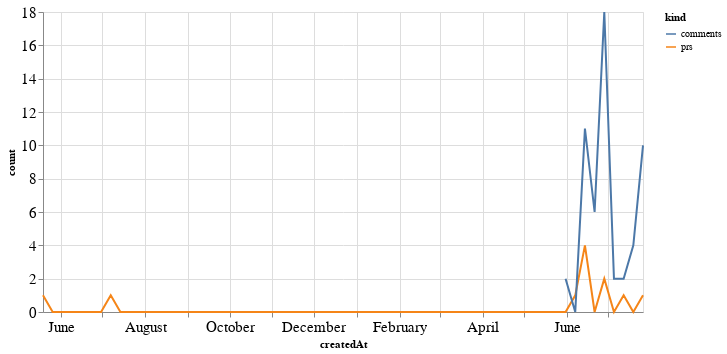

Source (notebook cell):
### Code cell
alt.Chart(total_time, width=600).mark_line().encode(
    x='createdAt',
    y='count',
    color='kind'
)

### Figure 1 — Vega-Lite specification as saved in the notebook (floating-point values rounded to 4 significant figures)
{"config": {"axisLeft": {"labelFontSize": 15}, "axisBottom": {"labelFontSize": 15}}, "data": {"name": "data-fe1a1d03e97092f256f2186a70fc064b"}, "mark": "line", "encoding": {"color": {"type": "nominal", "field": "kind"}, "x": {"type": "temporal", "field": "createdAt"}, "y": {"type": "quantitative", "field": "count"}}, "width": 600, "$schema": "https://vega.github.io/schema/vega-lite/v4.8.1.json", "datasets": {"data-fe1a1d03e97092f256f2186a70fc064b": [{"createdAt": "2019-05-19T00:00:00", "kind": "prs", "count": 1.0}, {"createdAt": "2019-05-26T00:00:00", "kind": "prs", "count": 0.0}, {"createdAt": "2019-06-02T00:00:00", "kind": "prs", "count": 0.0}, {"createdAt": "2019-06-09T00:00:00", "kind": "prs", "count": 0.0}, {"createdAt": "2019-06-16T00:00:00", "kind": "prs", "count": 0.0}, {"createdAt": "2019-06-23T00:00:00", "kind": "prs", "count": 0.0}, {"createdAt": "2019-06-30T00:00:00", "kind": "prs", "count": 0.0}, {"createdAt": "2019-07-07T00:00:00", "kind": "prs", "count": 1.0}, {"createdAt": "2019-07-14T00:00:00", "kind": "prs", "count": 0.0}, {"createdAt": "2019-07-21T00:00:00", "kind": "prs", "count": 0.0}, {"createdAt": "2019-07-28T00:00:00", "kind": "prs", "count": 0.0}, {"createdAt": "2019-08-04T00:00:00", "kind": "prs", "count": 0.0}, {"createdAt": "2019-08-11T00:00:00", "kind": "prs", "count": 0.0}, {"createdAt": "2019-08-18T00:00:00", "kind": "prs", "count": 0.0}, {"createdAt": "2019-08-25T00:00:00", "kind": "prs", "count": 0.0}, {"createdAt": "2019-09-01T00:00:00", "kind": "prs", "count": 0.0}, {"createdAt": "2019-09-08T00:00:00", "kind": "prs", "count": 0.0}, {"createdAt": "2019-09-15T00:00:00", "kind": "prs", "count": 0.0}, {"createdAt": "2019-09-22T00:00:00", "kind": "prs", "count": 0.0}, {"createdAt": "2019-09-29T00:00:00", "kind": "prs", "count": 0.0}, {"createdAt": "2019-10-06T00:00:00", "kind": "prs", "count": 0.0}, {"createdAt": "2019-10-13T00:00:00", "kind": "prs", "count": 0.0}, {"createdAt": "2019-10-20T00:00:00", "kind": "prs", "count": 0.0}, {"createdAt": "2019-10-27T00:00:00", "kind": "prs", "count": 0.0}, {"createdAt": "2019-11-03T00:00:00", "kind": "prs", "count": 0.0}, {"createdAt": "2019-11-10T00:00:00", "kind": "prs", "count": 0.0}, {"createdAt": "2019-11-17T00:00:00", "kind": "prs", "count": 0.0}, {"createdAt": "2019-11-24T00:00:00", "kind": "prs", "count": 0.0}, {"createdAt": "2019-12-01T00:00:00", "kind": "prs", "count": 0.0}, {"createdAt": "2019-12-08T00:00:00", "kind": "prs", "count": 0.0}, {"createdAt": "2019-12-15T00:00:00", "kind": "prs", "count": 0.0}, {"createdAt": "2019-12-22T00:00:00", "kind": "prs", "count": 0.0}, {"createdAt": "2019-12-29T00:00:00", "kind": "prs", "count": 0.0}, {"createdAt": "2020-01-05T00:00:00", "kind": "prs", "count": 0.0}, {"createdAt": "2020-01-12T00:00:00", "kind": "prs", "count": 0.0}, {"createdAt": "2020-01-19T00:00:00", "kind": "prs", "count": 0.0}, {"createdAt": "2020-01-26T00:00:00", "kind": "prs", "count": 0.0}, {"createdAt": "2020-02-02T00:00:00", "kind": "prs", "count": 0.0}, {"createdAt": "2020-02-09T00:00:00", "kind": "prs", "count": 0.0}, {"createdAt": "2020-02-16T00:00:00", "kind": "prs", "count": 0.0}, {"createdAt": "2020-02-23T00:00:00", "kind": "prs", "count": 0.0}, {"createdAt": "2020-03-01T00:00:00", "kind": "prs", "count": 0.0}, {"createdAt": "2020-03-08T00:00:00", "kind": "prs", "count": 0.0}, {"createdAt": "2020-03-15T00:00:00", "kind": "prs", "count": 0.0}, {"createdAt": "2020-03-22T00:00:00", "kind": "prs", "count": 0.0}, {"createdAt": "2020-03-29T00:00:00", "kind": "prs", "count": 0.0}, {"createdAt": "2020-04-05T00:00:00", "kind": "prs", "count": 0.0}, {"createdAt": "2020-04-12T00:00:00", "kind": "prs", "count": 0.0}, {"createdAt": "2020-04-19T00:00:00", "kind": "prs", "count": 0.0}, {"createdAt": "2020-04-26T00:00:00", "kind": "prs", "count": 0.0}, {"createdAt": "2020-05-03T00:00:00", "kind": "prs", "count": 0.0}, {"createdAt": "2020-05-10T00:00:00", "kind": "prs", "count": 0.0}, {"createdAt": "2020-05-17T00:00:00", "kind": "prs", "count": 0.0}, {"createdAt": "2020-05-24T00:00:00", "kind": "prs", "count": 0.0}, {"createdAt": "2020-05-31T00:00:00", "kind": "prs", "count": 0.0}, {"createdAt": "2020-06-07T00:00:00", "kind": "prs", "count": 1.0}, {"createdAt": "2020-06-14T00:00:00", "kind": "prs", "count": 4.0}, {"createdAt": "2020-06-21T00:00:00", "kind": "prs", "count": 0.0}, {"createdAt": "2020-06-28T00:00:00", "kind": "prs", "count": 2.0}, {"createdAt": "2020-07-05T00:00:00", "kind": "prs", "count": 0.0}, {"createdAt": "2020-07-12T00:00:00", "kind": "prs", "count": 1.0}, {"createdAt": "2020-07-19T00:00:00", "kind": "prs", "count": 0.0}, {"createdAt": "2020-07-26T00:00:00", "kind": "prs", "count": 1.0}, {"createdAt": "2019-05-19T00:00:00", "kind": "comments", "count": null}, {"createdAt": "2019-05-26T00:00:00", "kind": "comments", "count": null}, {"createdAt": "2019-06-02T00:00:00", "kind": "comments", "count": null}, {"createdAt": "2019-06-09T00:00:00", "kind": "comments", "count": null}, {"createdAt": "2019-06-16T00:00:00", "kind": "comments", "count": null}, {"createdAt": "2019-06-23T00:00:00", "kind": "comments", "count": null}, {"createdAt": "2019-06-30T00:00:00", "kind": "comments", "count": null}, {"createdAt": "2019-07-07T00:00:00", "kind": "comments", "count": null}, {"createdAt": "2019-07-14T00:00:00", "kind": "comments", "count": null}, {"createdAt": "2019-07-21T00:00:00", "kind": "comments", "count": null}, {"createdAt": "2019-07-28T00:00:00", "kind": "comments", "count": null}, {"createdAt": "2019-08-04T00:00:00", "kind": "comments", "count": null}, {"createdAt": "2019-08-11T00:00:00", "kind": "comments", "count": null}, {"createdAt": "2019-08-18T00:00:00", "kind": "comments", "count": null}, {"createdAt": "2019-08-25T00:00:00", "kind": "comments", "count": null}, {"createdAt": "2019-09-01T00:00:00", "kind": "comments", "count": null}, {"createdAt": "2019-09-08T00:00:00", "kind": "comments", "count": null}, {"createdAt": "2019-09-15T00:00:00", "kind": "comments", "count": null}, {"createdAt": "2019-09-22T00:00:00", "kind": "comments", "count": null}, {"createdAt": "2019-09-29T00:00:00", "kind": "comments", "count": null}, {"createdAt": "2019-10-06T00:00:00", "kind": "comments", "count": null}, {"createdAt": "2019-10-13T00:00:00", "kind": "comments", "count": null}, {"createdAt": "2019-10-20T00:00:00", "kind": "comments", "count": null}, {"createdAt": "2019-10-27T00:00:00", "kind": "comments", "count": null}, {"createdAt": "2019-11-03T00:00:00", "kind": "comments", "count": null}, {"createdAt": "2019-11-10T00:00:00", "kind": "comments", "count": null}, {"createdAt": "2019-11-17T00:00:00", "kind": "comments", "count": null}, {"createdAt": "2019-11-24T00:00:00", "kind": "comments", "count": null}, {"createdAt": "2019-12-01T00:00:00", "kind": "comments", "count": null}, {"createdAt": "2019-12-08T00:00:00", "kind": "comments", "count": null}, {"createdAt": "2019-12-15T00:00:00", "kind": "comments", "count": null}, {"createdAt": "2019-12-22T00:00:00", "kind": "comments", "count": null}, {"createdAt": "2019-12-29T00:00:00", "kind": "comments", "count": null}, {"createdAt": "2020-01-05T00:00:00", "kind": "comments", "count": null}, {"createdAt": "2020-01-12T00:00:00", "kind": "comments", "count": null}, {"createdAt": "2020-01-19T00:00:00", "kind": "comments", "count": null}, {"createdAt": "2020-01-26T00:00:00", "kind": "comments", "count": null}, {"createdAt": "2020-02-02T00:00:00", "kind": "comments", "count": null}, {"createdAt": "2020-02-09T00:00:00", "kind": "comments", "count": null}, {"createdAt": "2020-02-16T00:00:00", "kind": "comments", "count": null}, {"createdAt": "2020-02-23T00:00:00", "kind": "comments", "count": null}, {"createdAt": "2020-03-01T00:00:00", "kind": "comments", "count": null}, {"createdAt": "2020-03-08T00:00:00", "kind": "comments", "count": null}, {"createdAt": "2020-03-15T00:00:00", "kind": "comments", "count": null}, {"createdAt": "2020-03-22T00:00:00", "kind": "comments", "count": null}, {"createdAt": "2020-03-29T00:00:00", "kind": "comments", "count": null}, {"createdAt": "2020-04-05T00:00:00", "kind": "comments", "count": null}, {"createdAt": "2020-04-12T00:00:00", "kind": "comments", "count": null}, {"createdAt": "2020-04-19T00:00:00", "kind": "comments", "count": null}, {"createdAt": "2020-04-26T00:00:00", "kind": "comments", "count": null}, {"createdAt": "2020-05-03T00:00:00", "kind": "comments", "count": null}, {"createdAt": "2020-05-10T00:00:00", "kind": "comments", "count": null}, {"createdAt": "2020-05-17T00:00:00", "kind": "comments", "count": null}, {"createdAt": "2020-05-24T00:00:00", "kind": "comments", "count": null}, {"createdAt": "2020-05-31T00:00:00", "kind": "comments", "count": 2.0}, {"createdAt": "2020-06-07T00:00:00", "kind": "comments", "count": 0.0}, {"createdAt": "2020-06-14T00:00:00", "kind": "comments", "count": 11.0}, {"createdAt": "2020-06-21T00:00:00", "kind": "comments", "count": 6.0}, {"createdAt": "2020-06-28T00:00:00", "kind": "comments", "count": 18.0}, {"createdAt": "2020-07-05T00:00:00", "kind": "comments", "count": 2.0}, {"createdAt": "2020-07-12T00:00:00", "kind": "comments", "count": 2.0}, {"createdAt": "2020-07-19T00:00:00", "kind": "comments", "count": 4.0}, {"createdAt": "2020-07-26T00:00:00", "kind": "comments", "count": 10.0}]}}
